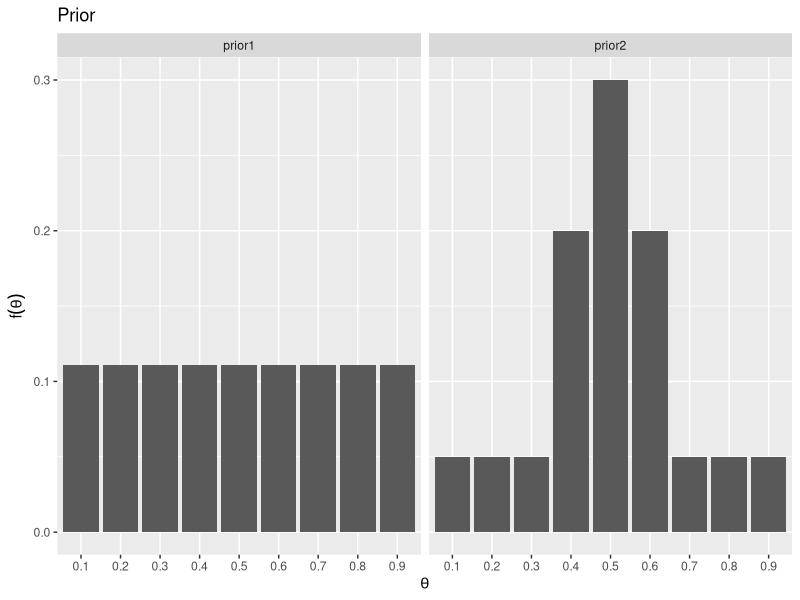
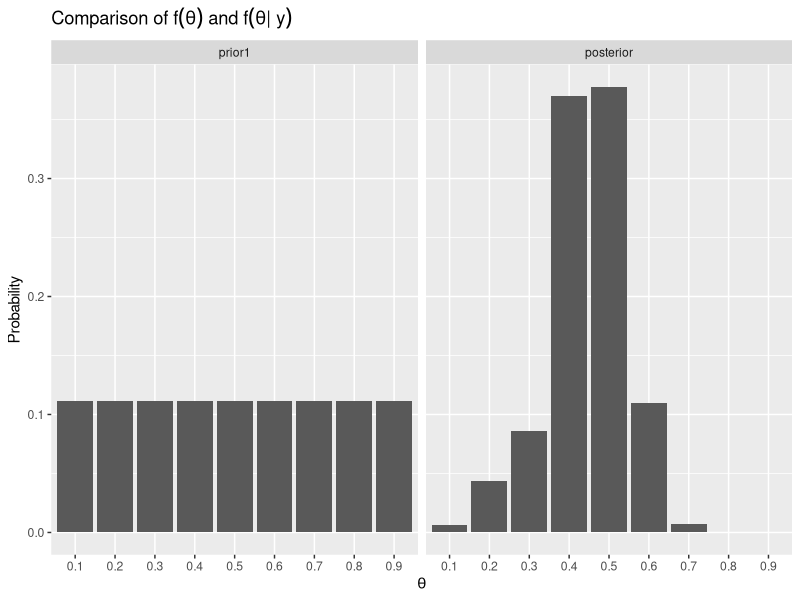
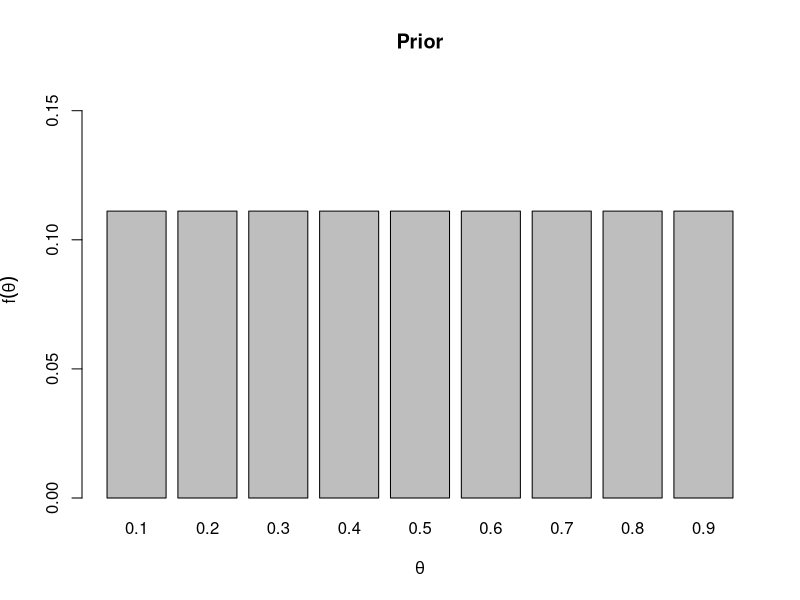
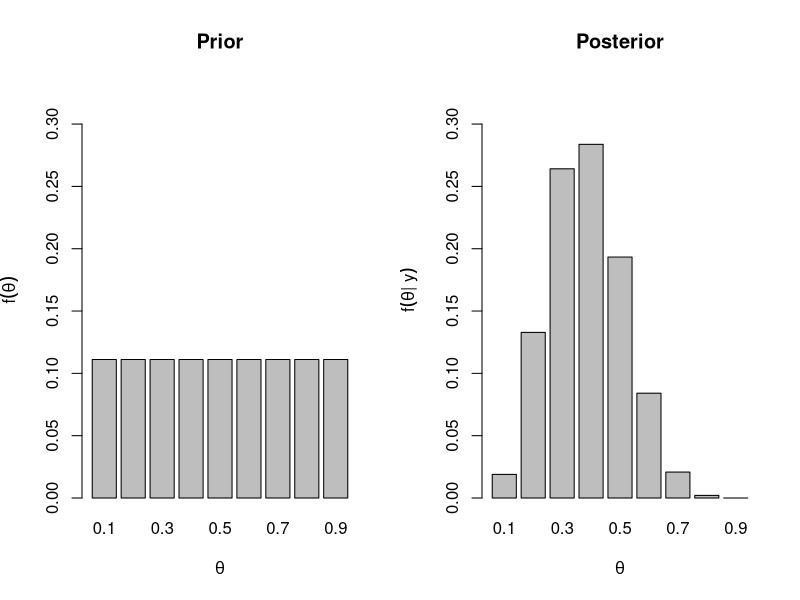

Generate these figures, in order, with R:
## ---- chunk 1
library(tidyverse)
knitr::opts_chunk$set(fig.width = 6, fig.height = 3)
## ---- chunk 2
# PRIOR
theta <- seq(0.1, 0.9, by = 0.1)
prior1 <- rep(1/9, 9)
prior2 <- c(0.05, 0.05, 0.05, 0.2, 0.3, 0.2, 0.05, 0.05, 0.05)

# create data frame for visualization and wrangling
bayes_table <- data.frame(theta, prior1, prior2) 

# visualize different priors
bayes_table |>
  pivot_longer(cols = 2:3, names_to = "prior", values_to = "prior_probs") |>
  mutate(theta = factor(theta)) |> # for prettier visualization
  ggplot(aes(x = theta, y = prior_probs)) + 
  geom_col() +
  facet_wrap(~ prior) +
  labs(x = expression(theta),
      y = expression(f(theta)),
      title = "Prior")


# LIKELIHOOD
y <- 4
## since R is vectorized:
like <- dbinom(y, size = 11, prob = theta)
## equivalently
## like <- choose(11, y) * theta^y * (1-theta)^(11-y)
bayes_table <- bayes_table |>
  add_column(likelihood = like) 


# MARGINAL LIKELIHOOD
bayes_table <- bayes_table |>
  mutate(product = prior2 * likelihood)
marg_like <- sum(bayes_table$product)

# POSTERIOR
bayes_table <- bayes_table |>
  mutate(posterior = product / marg_like)
bayes_table |>
  select(theta, posterior)
# visualize prior vs posterior
# note: could also plot in two separate plots without pivoting
bayes_table |>
  pivot_longer(cols = c("prior1", "posterior"), names_to = "dist", values_to = "probs") |>
  mutate(theta = factor(theta),
         dist = factor(dist, levels = c("prior1", "posterior"))) |> # for prettier visualization
  ggplot(aes(x = theta, y = probs)) + 
  geom_col() +
  facet_wrap(~dist) +
  labs(x = expression(theta),
      y = "Probability",
      title = expression("Comparison of " * f(theta) * " and " * f(theta * "| y")))

## ---- chunk 3
## PRIOR
theta <- seq(0.1, 0.9, by = 0.1)
prior1 <- rep(1/9, 9)
prior2 <- c(0.05, 0.05, 0.05, 0.2, 0.3, 0.2, 0.05, 0.05, 0.05)

bayes_table <- data.frame(theta, prior1, prior2)

# Visualize prior 1
barplot(bayes_table$prior1, names.arg = bayes_table$theta,
        xlab = expression(theta),
        ylab = expression(f(theta)),
        ylim = c(0, max(prior1) + 0.05),
        main = "Prior")

# LIKELIHOOD
y <- 4
like <- dbinom(y, size = 11, prob = theta)
bayes_table$likelihood <- like

# MARGINAL LIKELIHOOD
bayes_table$product <- prior1 * like
marg_like <- sum(bayes_table$product)

# POSTERIOR
bayes_table$posterior <-  bayes_table$product / marg_like

# vizualize prior and posterior
par(mfrow = c(1,2))
y_max <- max(c(prior1, bayes_table$posterior))
barplot(bayes_table$prior1, names.arg = bayes_table$theta,
        xlab = expression(theta),
        ylab = expression(f(theta)),
        ylim = c(0, y_max + 0.05),
        main = "Prior")
barplot(bayes_table$posterior, 
        names.arg = theta,
        beside = T,
        xlab = expression(theta),
        ylab = expression(f(theta * "| y")),
        ylim = c(0, y_max + 0.05),
        main = "Posterior")
## ---- chunk 4
marg_like <- sum(prior1 * like)
post <- (prior1 * like)/marg_like
cbind(theta, post)
